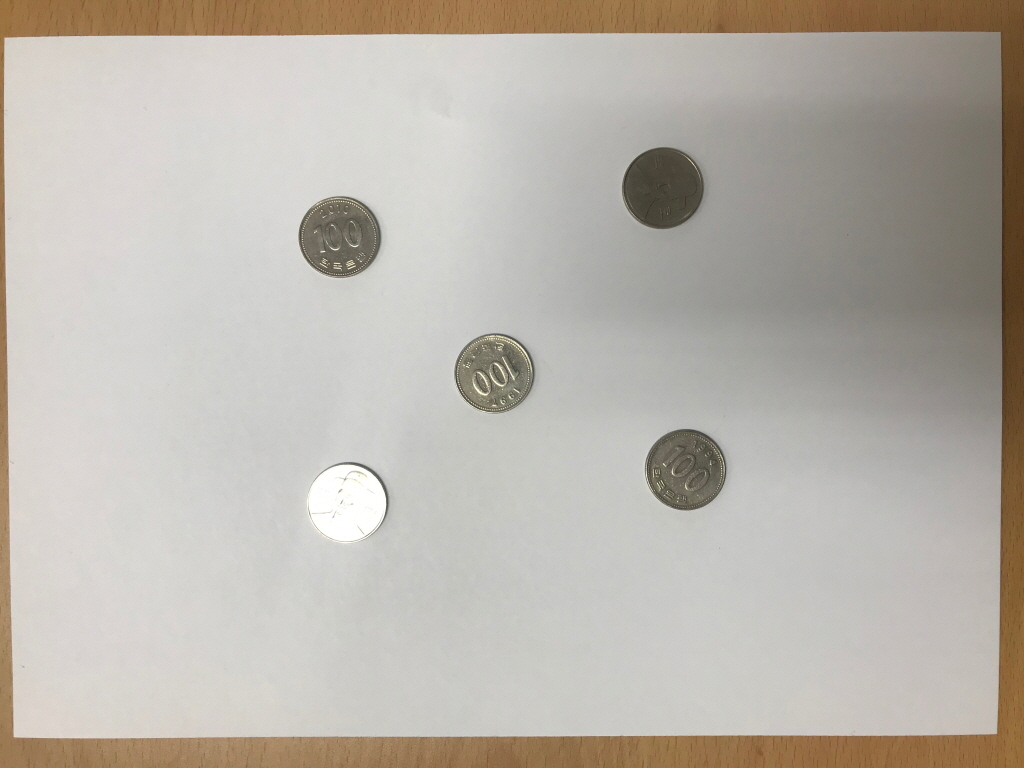
#> input picture sIMG_8253.JPG, 1024 x 768 px, found by its file name
$ jupyter execute homework4.ipynb
#> lines starting #> are read from the running program, lines starting #| are printed output that depends on the picture; after the words box and inside, x2 and y2 are one past the last pixel; in counts of white or black regions, pixels touching at a corner belong together
[cell 1]
import numpy as np
import cv2

def process_image(image_path):
#> called with image_path = 'sIMG_8253.jpg'
    frame = cv2.imread(image_path)
#> frame is the input picture: shape (768, 1024, 3); mean B, G, R 171.7, 180, 185.7

    roi = frame[0:700, 0:700]
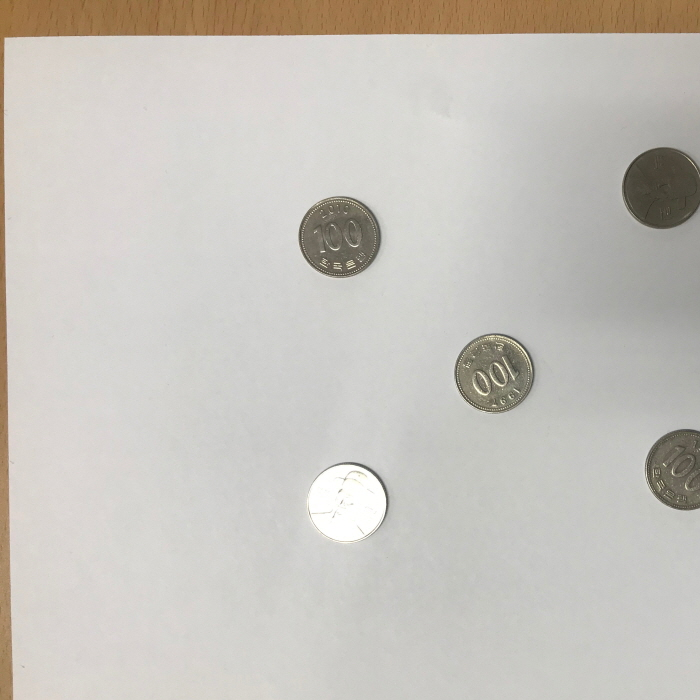
#> roi: shape (700, 700, 3); mean B, G, R 189.1, 195.5, 199.1
    gray = cv2.cvtColor(roi, cv2.COLOR_BGR2GRAY)
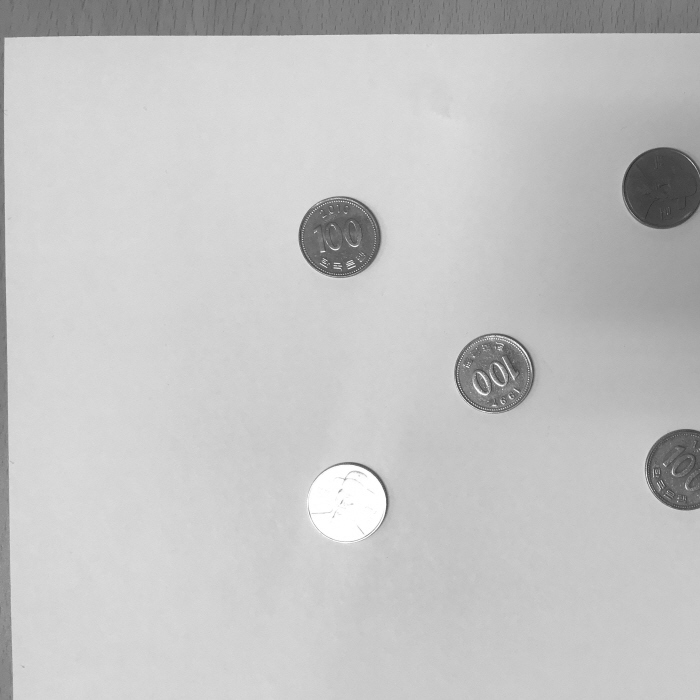
#> gray: shape (700, 700); min 44, max 255, mean 195.9

    gray_blur = cv2.GaussianBlur(gray, (15, 15), 0)
    thresh = cv2.adaptiveThreshold(gray_blur, 255, cv2.ADAPTIVE_THRESH_GAUSSIAN_C,
                                   cv2.THRESH_BINARY_INV, 11, 1)
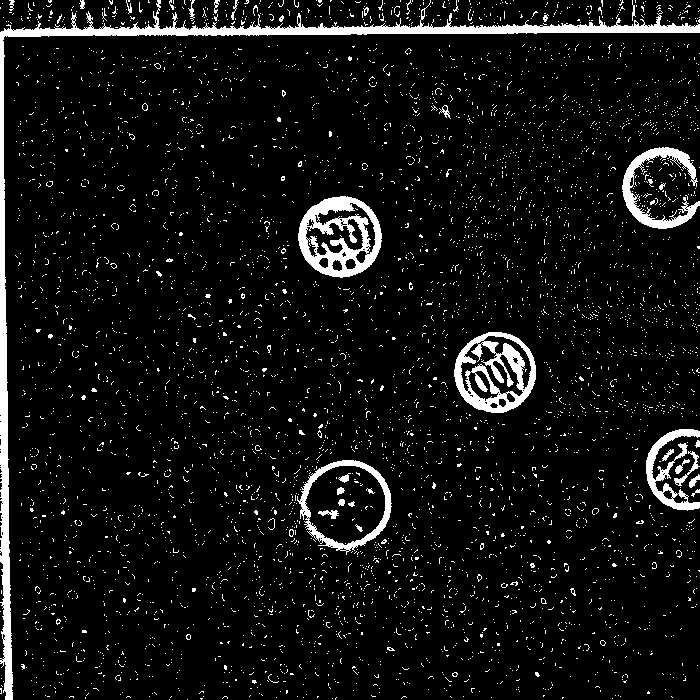
#> thresh: shape (700, 700); 7% white; 4858 white regions (4817 under 20 px), largest, box (x1, y1, x2, y2) and area: (0, 0, 700, 700) 10336, (298, 196, 382, 278) 3360, (454, 332, 536, 413) 3094

    kernel = np.ones((3, 3), np.uint8)
    closing = cv2.morphologyEx(thresh, cv2.MORPH_CLOSE, kernel, iterations=4)
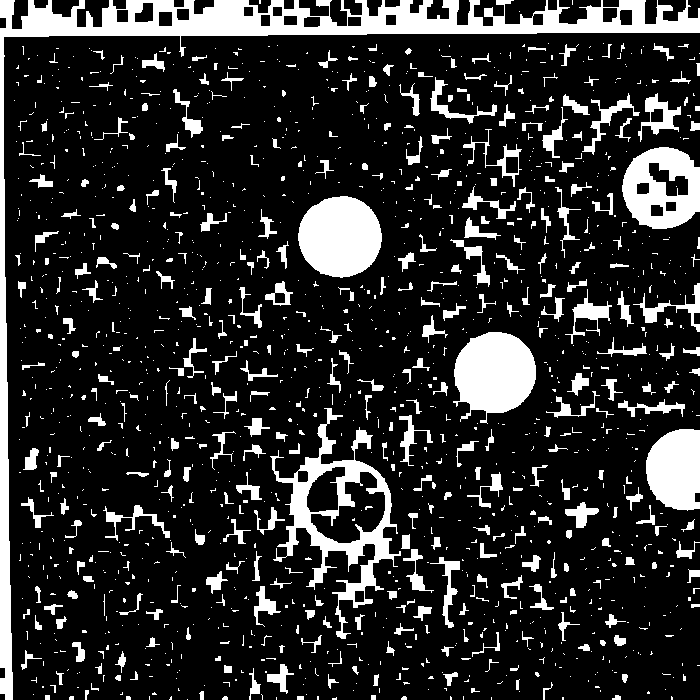
#> closing: shape (700, 700); 17% white; 1462 white regions (1080 under 20 px)

    cont_img = closing.copy()
    contours, hierarchy = cv2.findContours(cont_img, cv2.RETR_EXTERNAL, cv2.CHAIN_APPROX_SIMPLE)
#> contours = 1458 contours, 1199 with area under 20; largest, box (x1, y1, x2, y2) and area: (0, 0, 700, 700) 20474, (270, 408, 401, 639) 9970, (298, 196, 382, 278) 5221, (453, 332, 536, 424) 5188, (622, 147, 700, 229) 5036

    for cnt in contours:
        area = cv2.contourArea(cnt)
        if area < 2000 or area > 4000:
            continue

        if len(cnt) < 5:
            continue

        ellipse = cv2.fitEllipse(cnt)
        cv2.ellipse(roi, ellipse, (0, 255, 0), 2)
#> this loop made 1458 passes
#> area on passes 17, 27: 22, 24.5
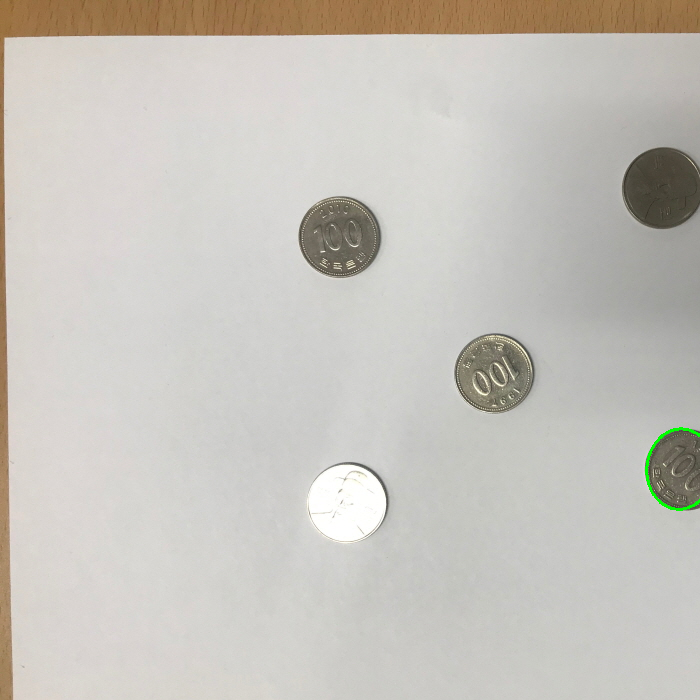
#> roi: shape (700, 700, 3); 0.1% of pixels changed, all inside (x1, y1, x2, y2) = (645, 427, 700, 511)

    cv2.imshow("Morphological Closing", closing)
    cv2.imshow("Adaptive Thresholding", thresh)
    cv2.imshow("Contours", roi)

    cv2.waitKey(0)
    cv2.destroyAllWindows()

if __name__ == "__main__":
    process_image("sIMG_8253.jpg")

$ run again, with sIMG_2164.jpg copied over sIMG_8253.JPG
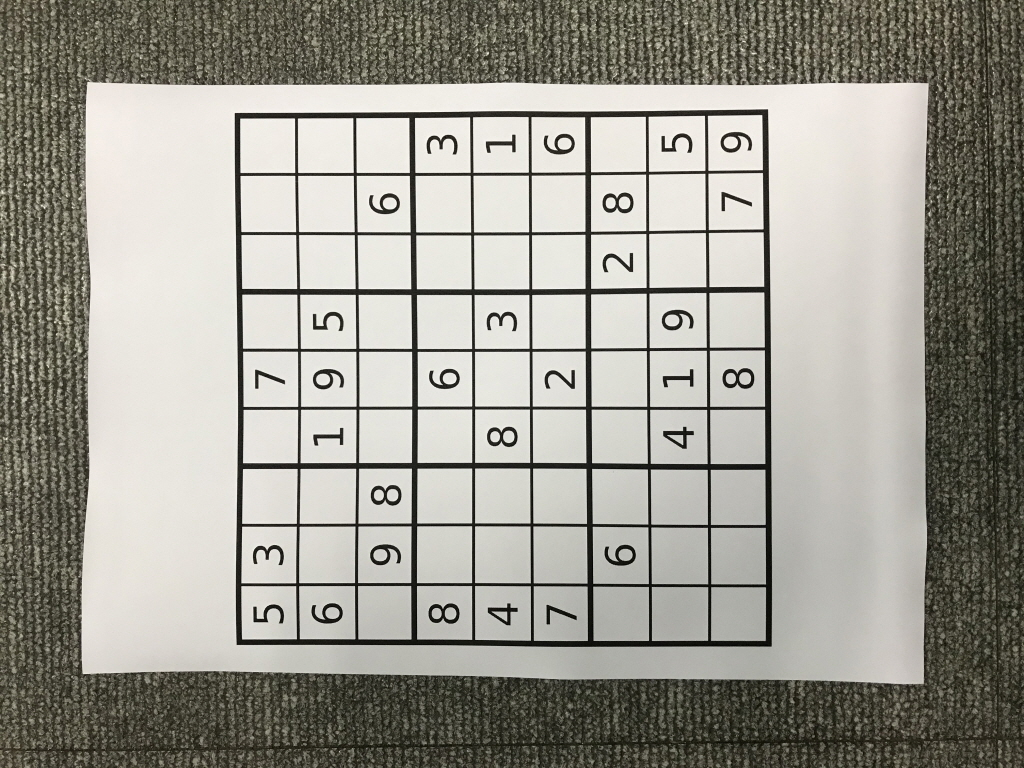
#> input picture sIMG_2164.jpg, 1024 x 768 px, found by its file name
#> in process_image, frame is the input picture: shape (768, 1024, 3); mean B, G, R 146.2, 155.1, 157.1
#> in process_image, `thresh = cv2.adaptiveThreshold(gray_blur, 255, cv2.ADAPTIVE_THRESH_GAU..`:
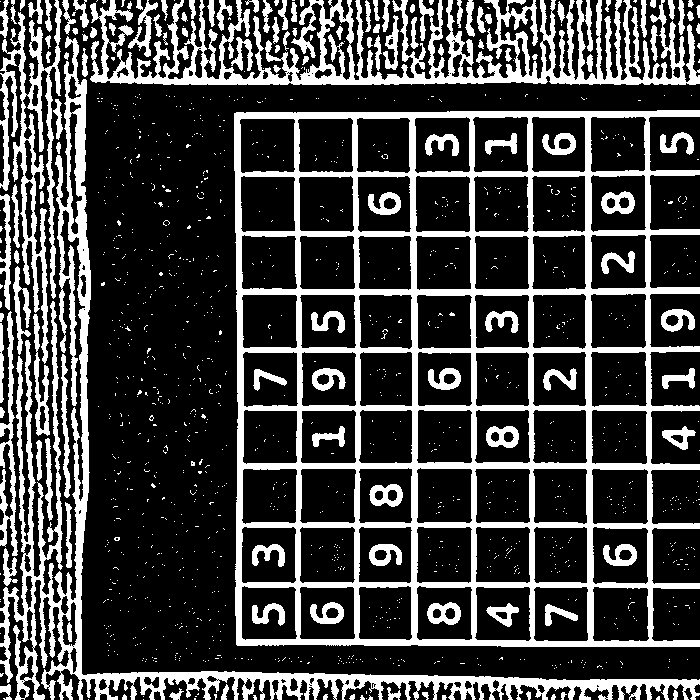
#> thresh: shape (700, 700); 25.9% white; 1291 white regions (1160 under 20 px), largest, box (x1, y1, x2, y2) and area: (234, 110, 700, 647) 50234, (0, 36, 700, 700) 24013, (90, 0, 700, 85) 19536
#> in process_image, `closing = cv2.morphologyEx(thresh, cv2.MORPH_CLOSE, kernel, iterations..`:
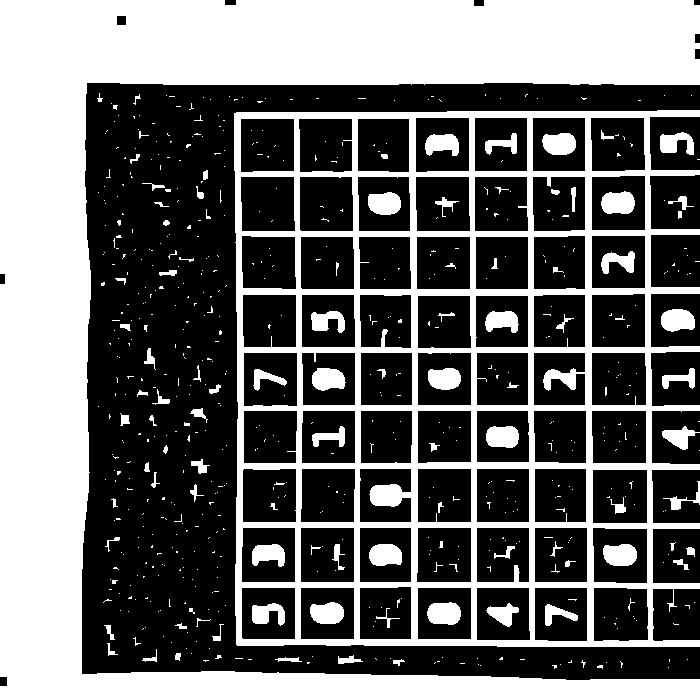
#> closing: shape (700, 700); 40.8% white; 635 white regions (533 under 20 px)
#> contours = 379 contours, 341 with area under 20; largest, box (x1, y1, x2, y2) and area: (234, 110, 700, 647) 223957, (0, 0, 700, 700) 125052, (661, 309, 695, 332) 588, (660, 132, 694, 155) 447, (662, 426, 700, 450) 394
#> the loop in process_image, `for cnt in contours:` made 379 passes
#> area on passes 19, 27, 29: 26.5, 51, 90.5

$ run again, with sIMG_2168.jpg copied over sIMG_8253.JPG
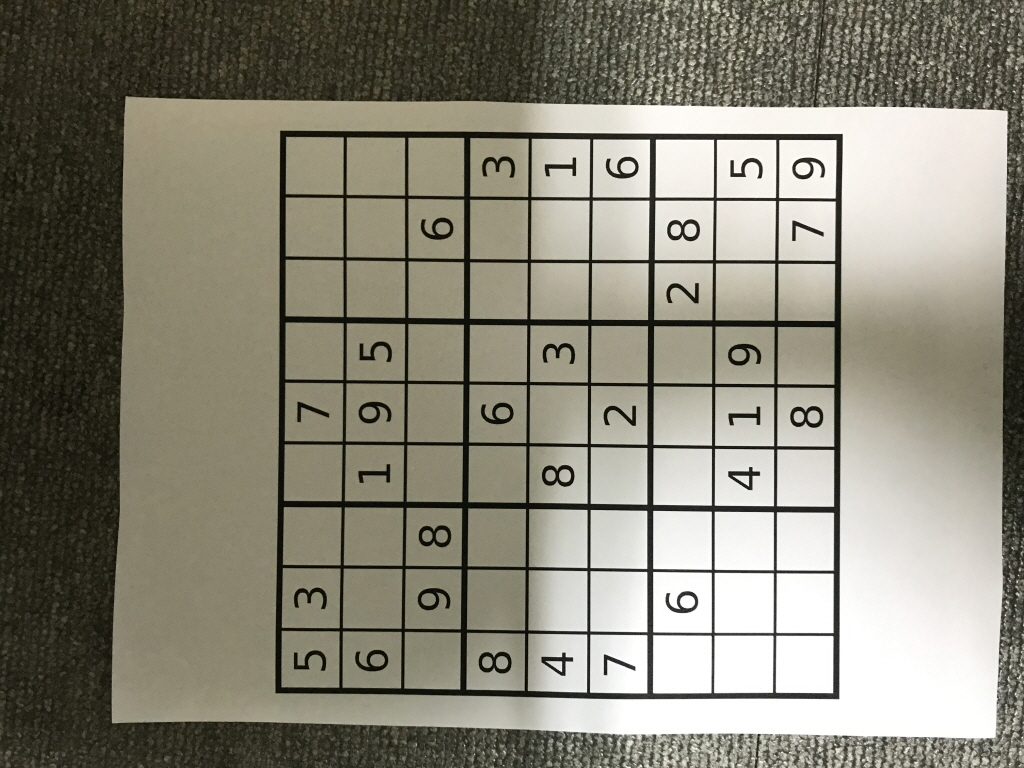
#> input picture sIMG_2168.jpg, 1024 x 768 px, found by its file name
#> in process_image, frame is the input picture: shape (768, 1024, 3); mean B, G, R 120.1, 134.1, 137.3
#> in process_image, `thresh = cv2.adaptiveThreshold(gray_blur, 255, cv2.ADAPTIVE_THRESH_GAU..`:
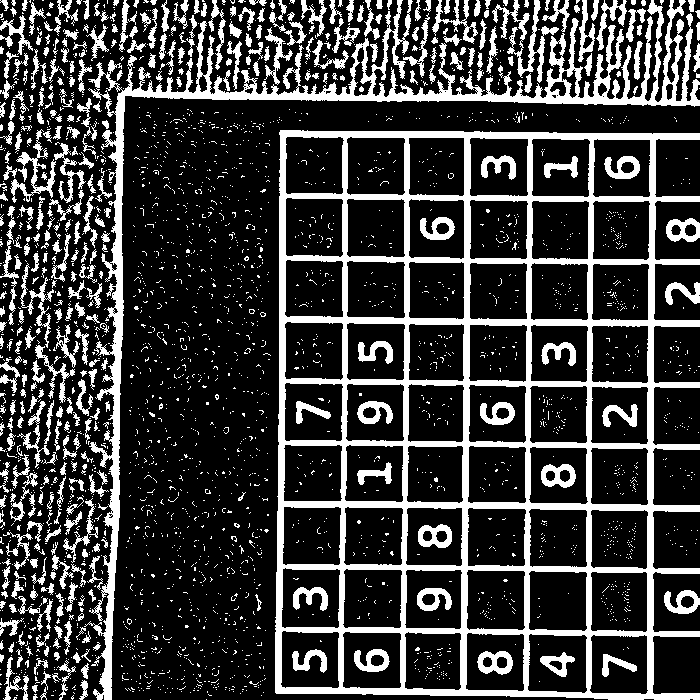
#> thresh: shape (700, 700); 23.3% white; 2933 white regions (2552 under 20 px), largest, box (x1, y1, x2, y2) and area: (275, 130, 700, 700) 47160, (84, 0, 700, 700) 19252, (492, 0, 559, 83) 1306
#> closing: shape (700, 700); 46.5% white; 488 white regions (349 under 20 px)
#> contours = 296 contours, 238 with area under 20; largest, box (x1, y1, x2, y2) and area: (220, 130, 700, 700) 216053, (0, 0, 700, 700) 140996, (121, 622, 261, 700) 2120, (141, 316, 218, 411) 887, (224, 223, 269, 308) 836
#> the loop in process_image, `for cnt in contours:` made 296 passes
#> area on passes 9, 14, 17: 23, 38, 131
#> after the loop in process_image, `for cnt in contours:`:
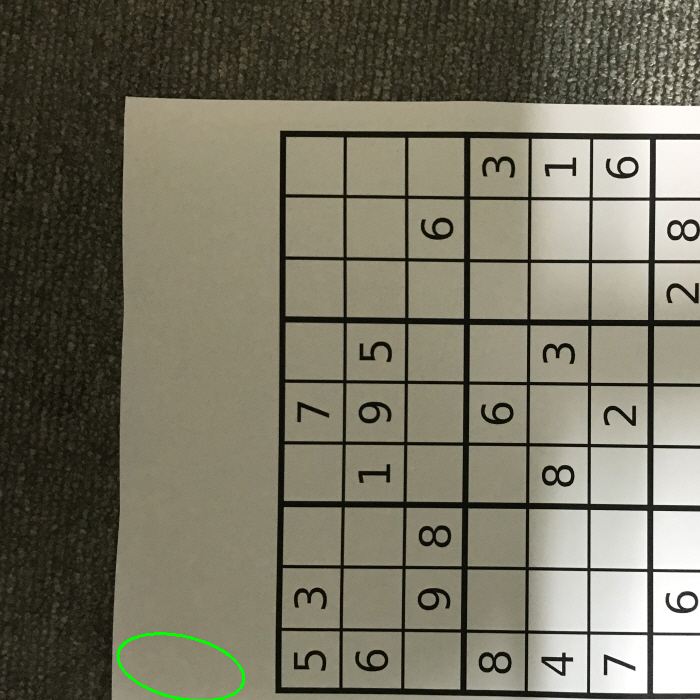
#> roi: shape (700, 700, 3); mean B, G, R 97.8, 114.8, 118
